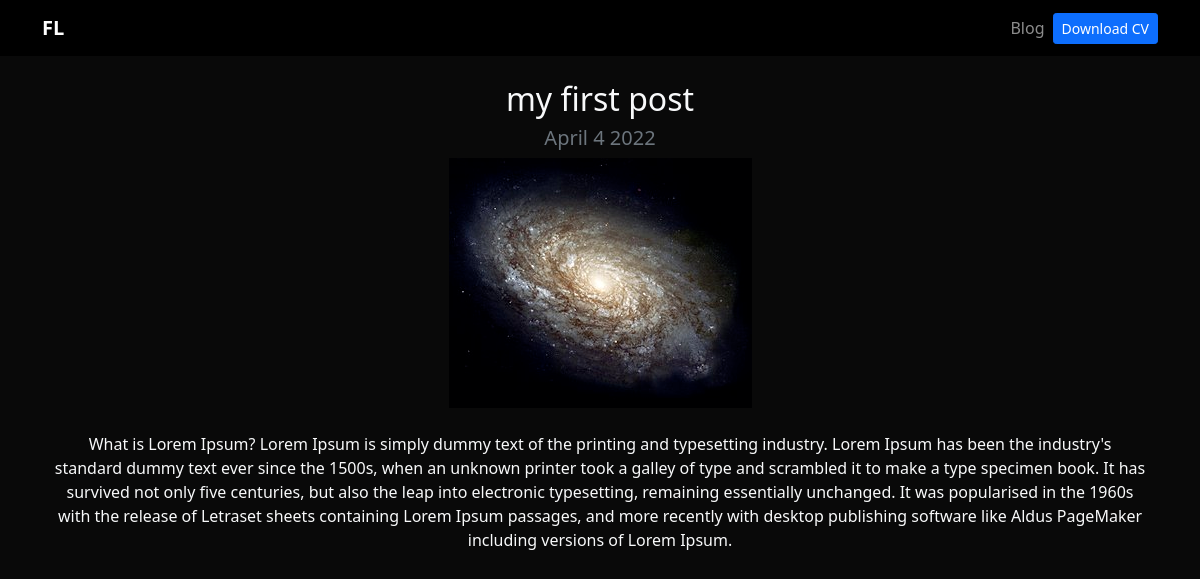
The page /blog/1 on the database its author committed.
### blog/models.py (models this page shows)
class Post(models.Model):
    title = models.CharField(max_length=100)
    description = models.TextField()
    image = models.ImageField(upload_to="blog/images/")
    date = models.DateField(datetime.date.today)

### blog/views.py (the view)
def post_detail(request, post_id):
    post = get_object_or_404(Post, pk=post_id)
    return render(request, 'post_detail.html', {"post": post})

### blog/templates/post_detail.html
{% extends 'layout.html' %}
{% block content %}
    <div class="text-center">
        <h2>{{ post.title }}</h2>
        <h3 class="my-2 h5 text-muted">{{ post.date|date:'F j Y' }}</h3>
        <img src="{{ post.image.url }}"
             class="img-fluid ${3|rounded-top,rounded-right,rounded-bottom,rounded-left,rounded-circle,|}"
             alt="">
        <div class="my-4">
            <p>
                {{ post.description|safe }}
            </p>
        </div>
    </div>
{% endblock %}

### porfolio/static/main.css (style rules this page uses)
body { background-color: #090909; }

### rows shown on the page
Post: title "my first post", date "April 4 2022", image (picture), description "What is Lorem Ipsum? Lorem Ipsum is simply dummy text of the printing and typesetting industry. Lorem Ipsum has been the industry's standard dummy text ever since the 1500s, when an unknown printer took a galley of type and scrambled it to make a type specimen book. It has survived not only five centuries, but also the leap into electronic typesetting, remaining essentially unchanged. It was popularised in the 1960s with the release of Letraset sheets containing Lorem Ipsum passages, and more recently with desktop publishing software like Aldus PageMaker including versions of Lorem Ipsum."
